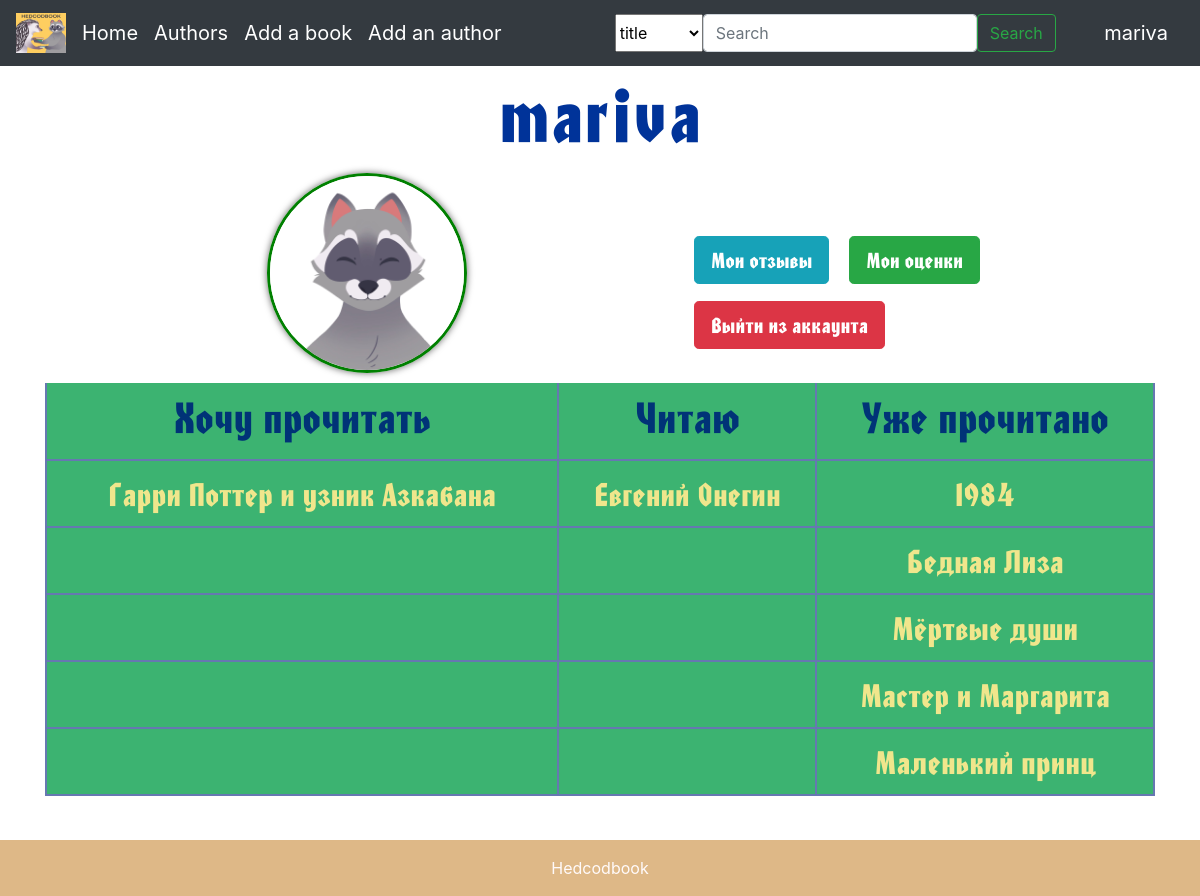
/user_page (signed in), run on the app's committed database.
### data/users.py (models this page shows, shortened)
class User(SqlAlchemyBase, UserMixin):
    __tablename__ = 'users'
    id = sqlalchemy.Column(sqlalchemy.Integer, primary_key=True, autoincrement=True)
    name = sqlalchemy.Column(sqlalchemy.String, nullable=True)
    surname = sqlalchemy.Column(sqlalchemy.String, nullable=True)
    nickname = sqlalchemy.Column(sqlalchemy.String, nullable=True)
    email = sqlalchemy.Column(sqlalchemy.String, index=True, unique=True, nullable=True)
    hashed_password = sqlalchemy.Column(sqlalchemy.String, nullable=True)
    avatar = sqlalchemy.Column(sqlalchemy.String, nullable=True)
    books = sqlalchemy.Column(sqlalchemy.JSON, nullable=True, default={"reading_now": [],
                                                                       "want_to_read": [],
                                                                       "were_read": [],
                                                                       "comments": {},
                                                                       "marks": {}})

### data/library.py (models this page shows, shortened)
class Library(SqlAlchemyBase):
    __tablename__ = 'library'
    id = sqlalchemy.Column(sqlalchemy.Integer, primary_key=True, autoincrement=True)
    name = sqlalchemy.Column(sqlalchemy.String, nullable=True)
    author_id = sqlalchemy.Column(sqlalchemy.Integer, sqlalchemy.ForeignKey("authors.id"))
    picture = sqlalchemy.Column(sqlalchemy.String, nullable=True, default='/static/img/html/emblem.jpg')
    genre = sqlalchemy.Column(sqlalchemy.String, nullable=True)
    link_to_the_production = sqlalchemy.Column(sqlalchemy.String, nullable=True, default='/no_information')
    link_to_the_book = sqlalchemy.Column(sqlalchemy.String, nullable=True, default='/no_information')
    link_to_audio = sqlalchemy.Column(sqlalchemy.String, nullable=True, default='/no_information')
    link_to_the_screenshot = sqlalchemy.Column(sqlalchemy.String, nullable=True, default='/no_information')
    summary = sqlalchemy.Column(sqlalchemy.Text, nullable=True)
    history_of_creation = sqlalchemy.Column(sqlalchemy.Text, nullable=True)
    summa_marks = sqlalchemy.Column(sqlalchemy.Integer, default=0)
    count_marks = sqlalchemy.Column(sqlalchemy.Integer, default=0)
    reviews = sqlalchemy.Column(sqlalchemy.JSON, default={})
    authors = orm.relationship('Authors')

### main.py (the view)
@app.route("/user_page")
def user_page():
    if current_user.is_authenticated:
        db_sess = db_session.create_session()
        sp_reading_now = current_user.books['reading_now']
        sp_want_to_read = current_user.books["want_to_read"]
        sp_were_read = current_user.books['were_read']
        sp_all = []
        for i in range(max(len(sp_want_to_read), len(sp_were_read), len(sp_reading_now))):
            if len(sp_want_to_read) < i + 1:
                sp_all.append(['', '/user_page'])
            else:
                book = db_sess.query(Library).filter(Library.id == sp_want_to_read[i]).first()
                sp_all.append([book.name, f'/book/{sp_want_to_read[i]}'])
            if len(sp_reading_now) < i + 1:
                sp_all.append(['', '/user_page'])
            else:
                book = db_sess.query(Library).filter(Library.id == sp_reading_now[i]).first()
                sp_all.append([book.name, f'/book/{sp_reading_now[i]}'])
            if len(sp_were_read) < i + 1:
                sp_all.append(['', '/user_page'])
            else:
                book = db_sess.query(Library).filter(Library.id == sp_were_read[i]).first()
                sp_all.append([book.name, f'/book/{sp_were_read[i]}'])
        return render_template("user_page.html", len_sp=len(sp_all), sp_all=sp_all)

### data/db_session.py (called while the page is built)
def create_session() -> Session:
    global __factory
    return __factory()

### main.py (called while the page is built)
@login_manager.user_loader
def load_user(user_id):
    db_sess = db_session.create_session()
    return db_sess.query(User).get(user_id)

### templates/user_page.html
{% extends "base.html" %}
{% block content %}
<link rel="stylesheet" type="text/css" href="/static/css/user_page.css">
{% if current_user %}
    <h1 class="nickname">{{ current_user.nickname }}</h1>
    <img src="/static/img/avatars/{{ current_user.avatar }}" height="200" width="200" class="round" vspace="10" hspace="20%">
    <div class="buttons">
        <a type="button" class="btn btn-info btn-lg" href="/reviews/{{ current_user.id }}" style="margin: 5px">Мои отзывы</a>
        <a type="button" class="btn btn-success btn-lg" href="/marks/{{ current_user.id }}" style="margin: 5px">Мои оценки</a>
        <a type="button" class="btn btn-danger btn-lg" href="/logout" style="margin: 5px">Выйти из аккаунта</a>
	</div>
    <table class="container">
	    <thead>
	    	<tr>
			    <th><h1>Хочу прочитать</h1></th>
		    	<th><h1>Читаю</h1></th>
		    	<th><h1>Уже прочитано</h1></th>
		    </tr>
	    </thead>
        {% for i in range(0, len_sp - 1, 3) %}
        <tr>
            <th><a href="{{ sp_all[i][1] }}" style="color: #F0E68C">{{ sp_all[i][0] }}</a></th>
            <th><a href="{{ sp_all[i + 1][1] }}" style="color: #F0E68C">{{ sp_all[i + 1][0] }}</a></th>
            <th><a href="{{ sp_all[i + 2][1] }}" style="color: #F0E68C">{{ sp_all[i + 2][0] }}</a></th>
        </tr>
        {% endfor %}
    </table>
{% endif %}
{% endblock %}

### templates/base.html (shortened to what this page needs)
<!doctype html>
<html lang="en">
  <head>
    <link rel="stylesheet"
          href="https://stackpath.bootstrapcdn.com/bootstrap/4.4.1/css/bootstrap.min.css"
>
    <link rel="stylesheet" type="text/css" href="/static/css/main.css">
  </head>
  <body>
    <nav class="navbar navbar-expand-lg navbar-dark bg-dark">
      <a href="/" class="navbar-brand">
        <img src="/static/img/html/emblem.jpg" width="50" height="40" alt="logo">
      </a>
      <div class="collapse navbar-collapse" id="navbarSupportedContent">
        <ul class="navbar-nav mr-auto">
          <li class="nav-item active">
            <a class="navbar-brand" href="/">Home</a>
          </li>
          <li class="nav-item active">
            <a class="navbar-brand" href="/authors">Authors</a>
          </li>
          <li class="nav-item active">
            <a class="navbar-brand" href="/add_book">Add a book</a>
          </li>
          <li class="nav-item active">
            <a class="navbar-brand" href="/add_author">Add an author</a>
          </li>
        </ul>
        <div class="mx-auto">
            <form class="d-flex" role="search" method="post">
                <select name="book_filter">
                    <option>title</option>
                </select>
                <input class="form-control me-2" type="search" placeholder="Search" aria-label="Search" name="search">
                <button class="btn btn-outline-success" type="submit">Search</button>
            </form>
        </div>
      </div>
      <a class="navbar-brand" href="/user_page">{{ current_user.nickname }}</a>
    </nav>
  <main role="main" class="container">
    {% block content %}{% endblock %}
  </main>
  </body>
<footer class="bg-light text-center text-lg-start" style="margin-top: 30px">
  <div class="text-center p-3" style="background-color: #DEB887; color: Snow">
    Hedcodbook
  </div>
</footer>
</html>

### static/css/main.css (style rules this page uses)
body { background-image: url(/static/img/html/fon.jpg); background-repeat: no-repeat; background-position: center center; background-attachment: fixed; -webkit-background-size: cover; -moz-background-size: cover; -o-background-size: cover; background-size: cover; }
body { min-height: 100vh; position: relative; margin: 0; padding-bottom: 100px; //height of the footer box-sizing: border-box; }
footer { position: absolute; bottom: 0; width: 100%; }

### static/css/user_page.css (style rules this page uses)
.round { border-radius: 100px; border: 3px solid green; box-shadow: 0 0 7px #666; float: left }
.buttons { float: center; margin-top: 70px; font-family: 'FontName'; font-size: 40px }
.nickname { color: #039; font-family: 'FontName'; font-size: 70px; text-align: center; margin-top: 5px }
table { font-family: "Lucida Sans Unicode", "Lucida Grande", Sans-Serif; font-family: 'FontName'; font-size: 30px; background: #3CB371; max-width: 70%; width: 70%; border-collapse: collapse; text-align: center; }
th { font-weight: normal; color: #037; border-right: 2px solid #6678b1; border-left: 2px solid #6678b1; border-bottom: 2px solid #6678b1; padding: 10px 8px; }

### data on the page
User: nickname "mariva", avatar (picture)
Library: name "Гарри Поттер и узник Азкабана"
Library: name "Евгений Онегин"
Library: name "1984"
Library: name "Бедная Лиза"
Library: name "Мёртвые души"
Library: name "Мастер и Маргарита"
Library: name "Маленький принц"
